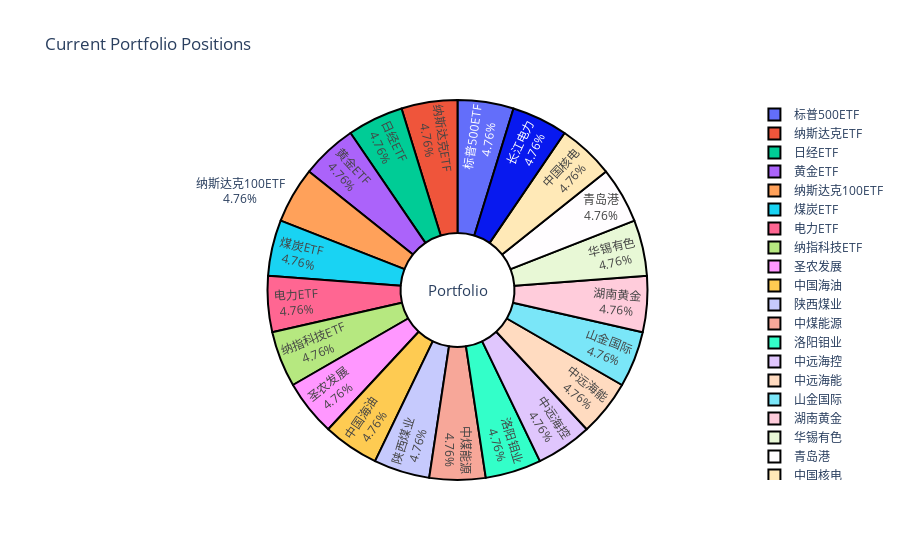

Notebook source saved alongside this figure:
### Code cell
plot_current_positions(weights, stock_names)

### Figure 1 — Plotly figure (JSON) as saved in the notebook; plotly's stock layout.template omitted (floating-point values rounded to 4 significant figures)
{"data": [{"hole": 0.3, "hoverinfo": "label+percent+value", "labels": ["标普500ETF", "纳斯达克ETF", "日经ETF", "黄金ETF", "纳斯达克100ETF", "煤炭ETF", "电力ETF", "纳指科技ETF", "圣农发展", "中国海油", "陕西煤业", "中煤能源", "洛阳钼业", "中远海控", "中远海能", "山金国际", "湖南黄金", "华锡有色", "青岛港", "中国核电", "长江电力"], "marker": {"line": {"color": "#000000", "width": 2}}, "textfont": {"size": 12}, "textinfo": "label+percent", "type": "pie", "values": [0.04762, 0.04762, 0.04762, 0.04762, 0.04762, 0.04762, 0.04762, 0.04762, 0.04762, 0.04762, 0.04762, 0.04762, 0.04762, 0.04762, 0.04762, 0.04762, 0.04762, 0.04762, 0.04762, 0.04762, 0.04762]}], "layout": {"annotations": [{"font": {"size": 15}, "showarrow": false, "text": "Portfolio", "x": 0.5, "y": 0.5}], "title": {"text": "Current Portfolio Positions"}}}
